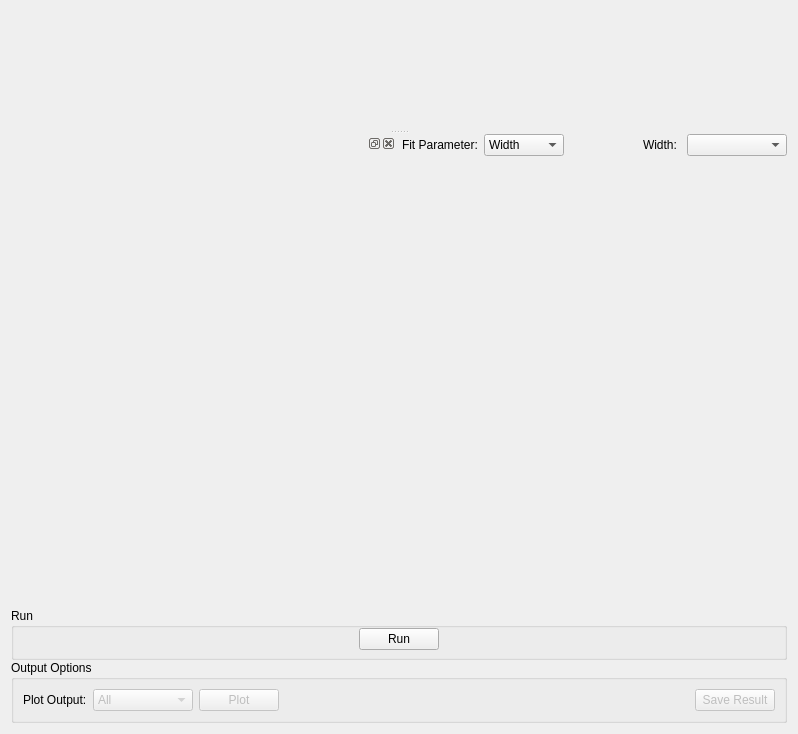
<?xml version="1.0" encoding="UTF-8"?>
<ui version="4.0">
 <class>JumpFit</class>
 <widget class="QWidget" name="JumpFit">
  <property name="geometry">
   <rect>
    <x>0</x>
    <y>0</y>
    <width>798</width>
    <height>734</height>
   </rect>
  </property>
  <property name="windowTitle">
   <string>Form</string>
  </property>
  <layout class="QVBoxLayout" name="verticalLayout_2">
   <item>
    <widget class="QSplitter" name="splitter">
     <property name="orientation">
      <enum>Qt::Vertical</enum>
     </property>
     <property name="childrenCollapsible">
      <bool>false</bool>
     </property>
     <widget class="MantidQt::CustomInterfaces::IDA::IndirectFitDataView" name="fitDataView" native="true"/>
     <widget class="QWidget" name="layoutWidget">
      <layout class="QVBoxLayout" name="verticalLayout">
       <item>
        <layout class="QHBoxLayout" name="loPlotArea" stretch="1,1">
         <item>
          <widget class="MantidQt::MantidWidgets::IndirectFitPropertyBrowser" name="fitPropertyBrowser">
           <widget class="QWidget" name="dockWidgetContents"/>
          </widget>
         </item>
         <item>
          <layout class="QVBoxLayout" name="loPlotting" stretch="1,0">
           <property name="spacing">
            <number>6</number>
           </property>
           <property name="rightMargin">
            <number>0</number>
           </property>
           <item>
            <layout class="QVBoxLayout" name="vlParameterAndPlot" stretch="0,1">
             <property name="spacing">
              <number>0</number>
             </property>
             <property name="bottomMargin">
              <number>0</number>
             </property>
             <item>
              <layout class="QHBoxLayout" name="loParameterSelection">
               <property name="spacing">
                <number>6</number>
               </property>
               <property name="bottomMargin">
                <number>0</number>
               </property>
               <item>
                <widget class="QLabel" name="lbParameterType">
                 <property name="text">
                  <string>Fit Parameter:</string>
                 </property>
                </widget>
               </item>
               <item>
                <widget class="QComboBox" name="cbParameterType">
                 <property name="minimumSize">
                  <size>
                   <width>80</width>
                   <height>0</height>
                  </size>
                 </property>
                 <item>
                  <property name="text">
                   <string>Width</string>
                  </property>
                 </item>
                 <item>
                  <property name="text">
                   <string>EISF</string>
                  </property>
                 </item>
                </widget>
               </item>
               <item>
                <spacer name="hspParameter">
                 <property name="orientation">
                  <enum>Qt::Horizontal</enum>
                 </property>
                 <property name="sizeType">
                  <enum>QSizePolicy::Expanding</enum>
                 </property>
                 <property name="sizeHint" stdset="0">
                  <size>
                   <width>40</width>
                   <height>0</height>
                  </size>
                 </property>
                </spacer>
               </item>
               <item>
                <widget class="QLabel" name="lbParameter">
                 <property name="sizePolicy">
                  <sizepolicy hsizetype="Fixed" vsizetype="Preferred">
                   <horstretch>0</horstretch>
                   <verstretch>0</verstretch>
                  </sizepolicy>
                 </property>
                 <property name="text">
                  <string>Width: </string>
                 </property>
                </widget>
               </item>
               <item>
                <widget class="QComboBox" name="cbParameter">
                 <property name="minimumSize">
                  <size>
                   <width>100</width>
                   <height>0</height>
                  </size>
                 </property>
                </widget>
               </item>
              </layout>
             </item>
             <item>
              <widget class="MantidQt::CustomInterfaces::IDA::IndirectFitPlotView" name="pvFitPlotView" native="true"/>
             </item>
            </layout>
           </item>
           <item>
            <widget class="MantidQt::CustomInterfaces::IDA::IndirectSpectrumSelectionView" name="svSpectrumView" native="true"/>
           </item>
          </layout>
         </item>
        </layout>
       </item>
       <item>
        <widget class="QFrame" name="fResults">
         <layout class="QVBoxLayout" name="verticalLayout_3">
          <property name="spacing">
           <number>0</number>
          </property>
          <property name="leftMargin">
           <number>0</number>
          </property>
          <property name="topMargin">
           <number>0</number>
          </property>
          <property name="rightMargin">
           <number>0</number>
          </property>
          <property name="bottomMargin">
           <number>0</number>
          </property>
          <item>
           <widget class="QGroupBox" name="gbRun">
            <property name="title">
             <string>Run</string>
            </property>
            <layout class="QHBoxLayout" name="horizontalLayout_2">
             <property name="topMargin">
              <number>0</number>
             </property>
             <property name="bottomMargin">
              <number>7</number>
             </property>
             <item>
              <spacer name="horizontalSpacer_2">
               <property name="orientation">
                <enum>Qt::Horizontal</enum>
               </property>
               <property name="sizeHint" stdset="0">
                <size>
                 <width>40</width>
                 <height>20</height>
                </size>
               </property>
              </spacer>
             </item>
             <item>
              <widget class="QPushButton" name="pbRun">
               <property name="text">
                <string>Run</string>
               </property>
              </widget>
             </item>
             <item>
              <spacer name="horizontalSpacer_3">
               <property name="orientation">
                <enum>Qt::Horizontal</enum>
               </property>
               <property name="sizeHint" stdset="0">
                <size>
                 <width>40</width>
                 <height>20</height>
                </size>
               </property>
              </spacer>
             </item>
            </layout>
           </widget>
          </item>
          <item>
           <widget class="QGroupBox" name="gbOutput">
            <property name="title">
             <string>Output Options</string>
            </property>
            <layout class="QHBoxLayout" name="horizontalLayout">
             <item>
              <widget class="QLabel" name="lbPlotOutput">
               <property name="text">
                <string>Plot Output:</string>
               </property>
              </widget>
             </item>
             <item>
              <widget class="QComboBox" name="cbPlotType">
               <property name="enabled">
                <bool>false</bool>
               </property>
               <property name="minimumSize">
                <size>
                 <width>100</width>
                 <height>0</height>
                </size>
               </property>
               <property name="maximumSize">
                <size>
                 <width>100</width>
                 <height>16777215</height>
                </size>
               </property>
               <item>
                <property name="text">
                 <string>All</string>
                </property>
               </item>
              </widget>
             </item>
             <item>
              <widget class="QPushButton" name="pbPlot">
               <property name="enabled">
                <bool>false</bool>
               </property>
               <property name="text">
                <string>Plot</string>
               </property>
              </widget>
             </item>
             <item>
              <spacer name="horizontalSpacer">
               <property name="orientation">
                <enum>Qt::Horizontal</enum>
               </property>
               <property name="sizeHint" stdset="0">
                <size>
                 <width>40</width>
                 <height>20</height>
                </size>
               </property>
              </spacer>
             </item>
             <item>
              <widget class="QPushButton" name="pbSave">
               <property name="enabled">
                <bool>false</bool>
               </property>
               <property name="text">
                <string>Save Result</string>
               </property>
              </widget>
             </item>
            </layout>
           </widget>
          </item>
         </layout>
        </widget>
       </item>
      </layout>
     </widget>
    </widget>
   </item>
  </layout>
 </widget>
 <customwidgets>
  <customwidget>
   <class>MantidQt::CustomInterfaces::IDA::IndirectSpectrumSelectionView</class>
   <extends>QWidget</extends>
   <header>IndirectSpectrumSelectionView.h</header>
   <container>1</container>
  </customwidget>
  <customwidget>
   <class>MantidQt::MantidWidgets::IndirectFitPropertyBrowser</class>
   <extends>QDockWidget</extends>
   <header>MantidQtWidgets/Common/IndirectFitPropertyBrowser.h</header>
   <container>1</container>
  </customwidget>
  <customwidget>
   <class>MantidQt::CustomInterfaces::IDA::IndirectFitPlotView</class>
   <extends>QWidget</extends>
   <header>IndirectFitPlotView.h</header>
   <container>1</container>
  </customwidget>
  <customwidget>
   <class>MantidQt::CustomInterfaces::IDA::IndirectFitDataView</class>
   <extends>QWidget</extends>
   <header>IndirectFitDataView.h</header>
   <container>1</container>
  </customwidget>
 </customwidgets>
 <resources/>
 <connections/>
</ui>
